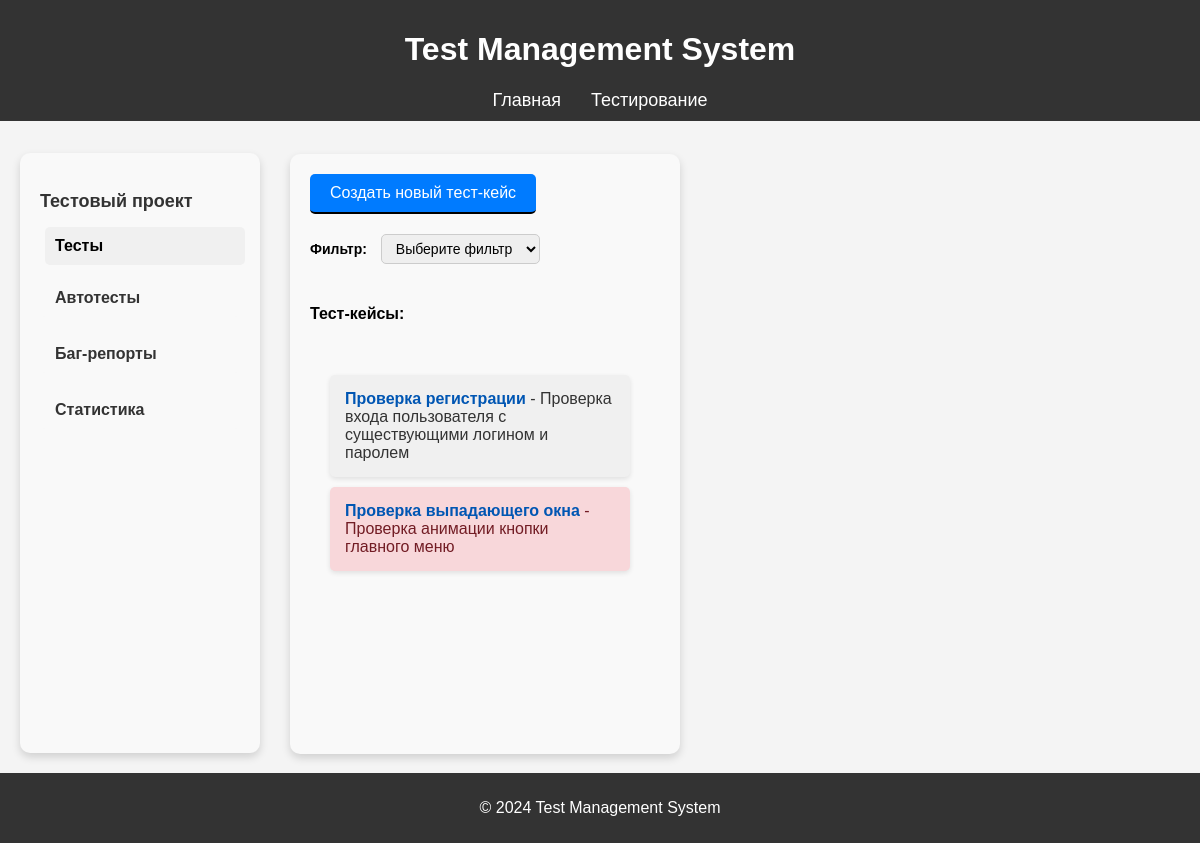
Screenshot of /testing/manual_tests/ with the database file from the repository.
### testing/models.py (models this page shows, shortened)
class TestCase(models.Model):
    STATUS_CHOICES = [
        ('not_tested', 'Не проверен'),
        ('passed', 'Пройден'),
        ('failed', 'Провален'),
    ]
    name = models.CharField(max_length=200)
    description = models.TextField()
    steps = models.TextField()
    expected_result = models.TextField()
    created_at = models.DateTimeField(default=timezone.now)
    updated_at = models.DateTimeField(auto_now=True)
    status = models.CharField(max_length=20, choices=STATUS_CHOICES, default='not_tested')

### testing/views.py (the view)
# urls.py: path('manual_tests/', manual_tests, name='manual_tests'),
def manual_tests(request):
    cases = TestCase.objects.all()
    filter_type = request.GET.get('filter')
    if filter_type == 'id-sort':
        id_sort = request.GET.get('id-sort')
        if id_sort == 'asc':
            cases = cases.order_by('id')
        elif id_sort == 'desc':
            cases = cases.order_by('-id')
    elif filter_type == 'name':
        name = request.GET.get('name')
        if name:
            cases = cases.filter(name__icontains=name)
    elif filter_type == 'status':
        status = request.GET.get('status')
        if status:
            cases = cases.filter(status=status)
    return render(request, 'testing/manual_tests.html', {'cases': cases})

### testing/templates/testing/manual_tests.html
{% extends 'testing/sidebar.html' %}
{% load static %}
{% block sidebar_content %}
<div class="manual-tests-container">
    <a href="{% url 'testing:create_test_case' %}" class="create-test-case-button">Создать новый тест-кейс</a>
    {% include 'testing/filterform.html' %}
    <h4>Тест-кейсы:</h4>
    <div class="created-test-cases">
        {% for case in cases %}
        <a href="{% url 'testing:test_case_details' case.id %}" class="test-case-link">
            <div class="test-case-item {% if case.status == 'not_tested' %}not-tested{% elif case.status == 'passed' %}passed{% elif case.status == 'failed' %}failed{% endif %}">
                <strong>{{ case.name }}</strong> - {{ case.description }}
            </div>
        </a>
        {% endfor %}
    </div>
</div>
{% endblock %}

### testing/static/css/style.css (style rules this page uses)
html, body { height: 100%; margin: 0; padding: 0; display: flex; flex-direction: column; font-family: Arial, sans-serif; background-color: #f4f4f4; }
a { color: #06c; }
.manual-tests-container { display: flex; flex-direction: column; align-items: flex-start; width: 350px; padding: 20px; margin-left: 250px; height: 70vh; background-color: #f9f9f9; position: absolute; top: 0; margin-top: 154px; border-radius: 10px; box-shadow: 0 4px 8px rgba(0, 0, 0, 0.15); }
.create-test-case-button { padding: 10px 20px; background-color: #007bff; color: white; border: none; cursor: pointer; text-decoration: none; border-radius: 5px; margin-right: 100px; border-bottom: 2px solid #000000; }
.test-case-link { display: block; text-decoration: none; margin: 10px 0; }
.test-case-item { padding: 15px; background-color: #ffffff; border-radius: 5px; box-shadow: 0 2px 5px rgba(0, 0, 0, 0.1); transition: background-color 0.3s, color 0.3s; direction: ltr; width: 270px; word-wrap: break-word; }
.test-case-item strong { font-size: 16px; color: #0056b3; }
.created-test-cases { padding: 20px; max-height: 70vh; overflow-y: auto; direction: rtl; }
.not-tested { background-color: #f0f0f0; color: #333; }
.failed { background-color: #f8d7da; color: #721c24; }

### testing/static/css/checkstyle.css (style rules this page uses)
.not-tested { background-color: #f0f0f0; color: #333; }
.failed { background-color: #f8d7da; color: #721c24; }

### rows the page displays
TestCase: name "Проверка регистрации", description "Проверка входа пользователя с существующими логином и паролем"
TestCase: name "Проверка выпадающего окна", description "Проверка анимации кнопки главного меню"
